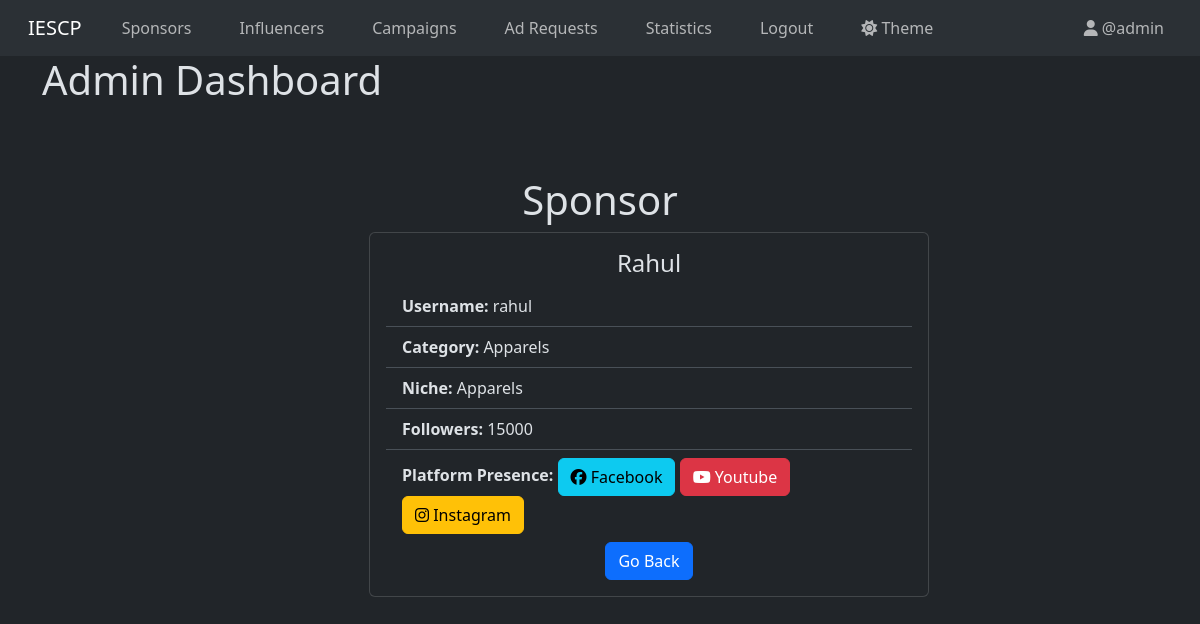
Screenshot of /admin/dashboard/view/user/2 (signed in) with the database file from the repository.
### models.py (models this page shows)
class User(db.Model, UserMixin):
  __tablename__ = "user"
  id = db.Column(db.Integer, primary_key=True)
  name = db.Column(db.String(50), nullable=False)
  username = db.Column(db.String(50), nullable=False, unique=True)
  password_hash = db.Column(db.String(256), nullable=False)
  user_type = db.Column(db.Enum('influencer', 'sponsor', 'admin'), nullable=False)
  flagged = db.Column(db.Boolean, nullable=False, default=False)
  theme = db.Column(db.Enum('light', 'dark'), nullable=False, default='light')
  category = db.Column(db.String(50), nullable=True)
  niche = db.Column(db.String(50), nullable=True)
  follower_count = db.Column(db.Integer, nullable=True)
  platforms = db.Column(db.String(150), nullable=True)
  industry = db.Column(db.String(50), nullable=True)
  budget = db.Column(db.Integer, nullable=True)

### controllers.py (the view)
@app.route("/admin/dashboard/view/user/<int:user_id>")
@login_required
@admin_required
def admin_view_user(user_id):
    user = User.query.get(user_id)
    if user.user_type == "sponsor":
        return render_template("admin/view_sponsor.html", user=current_user, sponsor=user)
    elif user.user_type == "influencer":
        platforms = json.loads(user.platforms)
        return render_template("admin/view_influencer.html", user=current_user, influencer=user, platforms=platforms)

### controllers.py (called while the page is built)
def admin_required(func):
    @wraps(func)
    def wrapper(*args, **kwargs):
        if current_user.user_type != "admin":
            flash("You do not have permission to access this page.", category="danger")
            if current_user.user_type == "influencer":
                return redirect(url_for("influencer_dashboard"))
            elif current_user.user_type == "sponsor":
                return redirect(url_for("sponsor_dashboard"))
        return func(*args, **kwargs)
    return wrapper

@login_manager.user_loader
def load_user(user_id):
    return User.query.get(int(user_id))

### templates/admin/view_influencer.html (shortened to what this page needs)
{% extends "base.html" %}
{% block content %}
  <h1>Admin Dashboard</h1>
  <div class="login-form text-center mt-5 mb-3 p-5 pt-4 pb-4 w-50 m-auto">
    <h1>Sponsor</h1>
    <div class="card" style="width: 35rem; margin: auto;">
      <div class="card-body">
        <h4 class="card-title">{{ influencer.name }}</h4>
        <ul class="list-group list-group-flush text-start">
          <li class="list-group-item"><strong>Username:</strong> {{ influencer.username }}</li>
          <li class="list-group-item"><strong>Category:</strong> {{ influencer.category }}</li>
          <li class="list-group-item"><strong>Niche:</strong> {{ influencer.niche }}</li>
          <li class="list-group-item"><strong>Followers:</strong> {{ influencer.follower_count }}</li>
          <li class="list-group-item"><strong>Platform Presence:</strong>
            {% for platform in platforms %}
            {% if platform == "facebook" %}
              <button class="btn btn-info"><i class="fa-brands fa-facebook"></i> Facebook</button>
            {% endif %}
            {% if platform == "youtube" %}
              <button class="btn btn-danger"><i class="fa-brands fa-youtube"></i> Youtube</button>
            {% endif %}
            {% if platform == "instagram" %}
              <button class="btn btn-warning"><i class="fa-brands fa-instagram"></i> Instagram</button>
            {% endif %}
            {% endfor %}
          </li>
        </ul>
          <a href="{{url_for("all_influencers")}}" class="btn btn-primary">Go Back</a>
      </div>
    </div>
  </div>
{% endblock %}

### templates/navbar.html (shortened to what this page needs)
<nav class="navbar navbar-expand-lg bg-body-tertiary">
  <div class="container-fluid">
    {% if user and user.user_type == "admin" %}
      <a class="navbar-brand mx-3" href="{{url_for('admin_dashboard')}}">IESCP</a>
    {% elif user and user.user_type == "influencer" %}
      <a class="navbar-brand mx-3" href="{{url_for('influencer_dashboard')}}">IESCP</a>
    {% elif user and user.user_type == "sponsor" %}
      <a class="navbar-brand mx-3" href="{{url_for('sponsor_dashboard')}}">IESCP</a>
    {% else %}
      <a class="navbar-brand mx-3" href="{{url_for('user_login')}}">IESCP</a>
    {% endif %}
    <div class="collapse navbar-collapse" id="navbarNav">
      {% if user %}
        {% if user.user_type == "admin" %}
          <ul class="navbar-nav me-auto">
            <li class="nav-item mx-3">
              <a class="{{ 'nav-link active' if request.path == url_for('admin_dashboard') else 'nav-link' }}" href="{{url_for('admin_dashboard')}}">Sponsors</a>
            </li>
            <li class="nav-item mx-3">
              <a class="{{ 'nav-link active' if request.path == url_for('all_influencers') else 'nav-link' }}" href="{{url_for('all_influencers')}}">Influencers</a>
            </li>
            <li class="nav-item mx-3">
              <a class="{{ 'nav-link active' if request.path == url_for('all_campaigns') else 'nav-link' }}" href="{{url_for('all_campaigns')}}">Campaigns</a>
            </li>
            <li class="nav-item mx-3">
              <a class="{{ 'nav-link active' if request.path == url_for('all_ad_requests') else 'nav-link' }}" href="{{url_for('all_ad_requests')}}">Ad Requests</a>
            </li>
            <li class="nav-item mx-3">
              <a class="{{ 'nav-link active' if request.path == url_for('admin_statistics') else 'nav-link' }}" href="{{url_for('admin_statistics')}}">Statistics</a>
            </li>
            <li class="nav-item mx-3">
              <a class="nav-link btn btn-outline-danger" href="{{url_for('logout')}}">Logout</a>
            </li>
            <li class="nav-item mx-3">
              <a class="nav-link" href="{{url_for('change_theme')}}">
                {% if user.theme == 'light' %}
                  <i class="fa-solid fa-moon"></i>
                {% else %}
                  <i class="fa-solid fa-sun"></i>
                {% endif %}
                Theme
              </a>
            </li>
          </ul>
          <ul class="navbar-nav">
            <li class="nav-item">
              <a class="nav-link mx-3" href="{{url_for('admin_profile')}}"><i class="fa-solid fa-user"></i> @{{user.username}}</a>
            </li>
          </ul>
        {% endif %}
      {% endif %}
    </div>
  </div>
</nav>

### rows the page displays
User: username "admin"
User: name "Rahul", username "rahul", category "Apparels", niche "Apparels", follower_count "15000"
